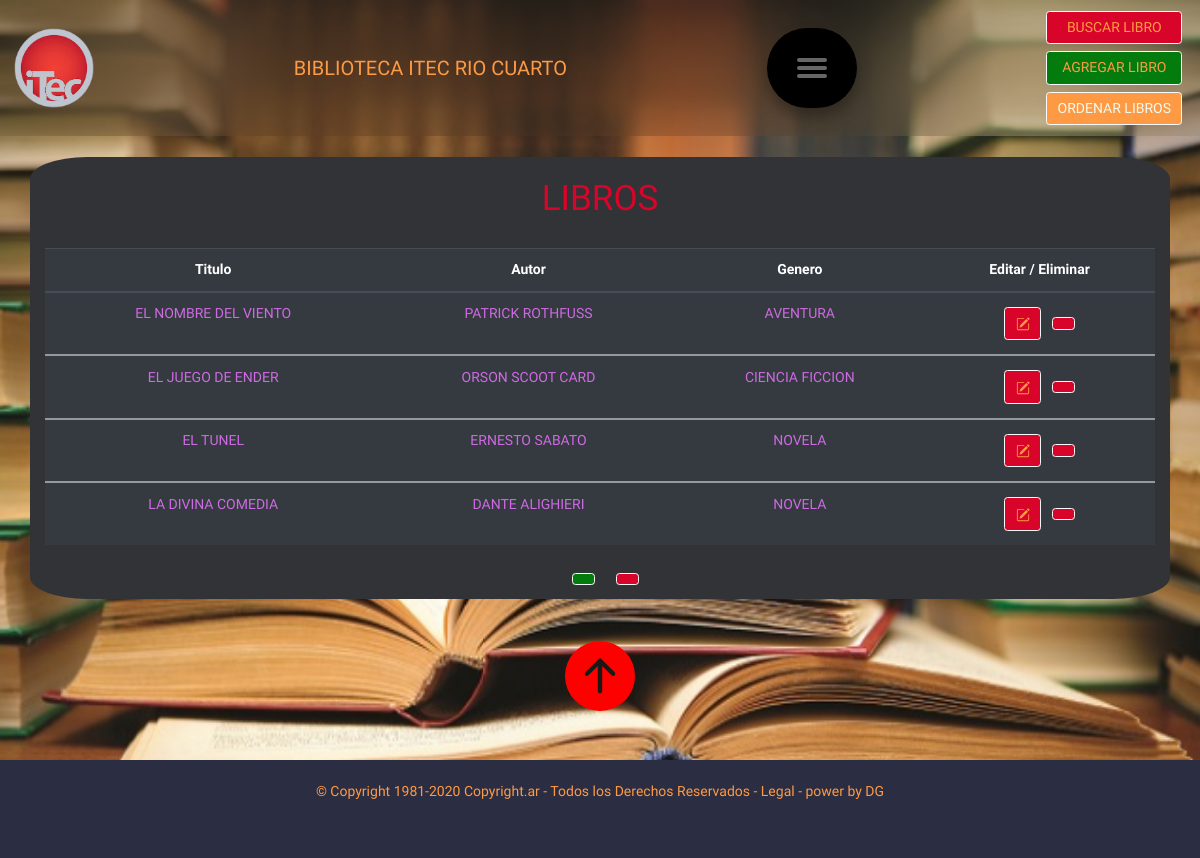
Page /libros on the committed database.
### database_setup.py (models this page shows, shortened)
class Libro(Base):
    __tablename__ = 'libro'
    id = Column(Integer, primary_key=True)
    titulo = Column(String(250), nullable=False)
    autor = Column(String(250), nullable=False)
    genero = Column(String(250))

### app.py (the view)
@app.route('/')
@app.route('/libros')
def mostrarLibros():
    libros = session.query(Libro).all()
    return render_template('libros.html', libros=libros)

### templates/libros.html (shortened to what this page needs)
<!DOCTYPE html>
<html lang="en">
<head>
    <link rel="stylesheet" href="https://stackpath.bootstrapcdn.com/bootstrap/4.5.2/css/bootstrap.min.css">
    <link rel="stylesheet" href="{{ url_for('static', filename='css/style.css') }}">
    <link rel="stylesheet" href="https://stackpath.bootstrapcdn.com/font-awesome/4.7.0/css/font-awesome.min.css">
</head>
<body>
  <nav class="navbar navbar-light blur">
    <img src="{{url_for('static', filename='img/itec.png')}}" width="80" height="80" class="d-inline-block align-top " alt="" loading="lazy">
    <p class="Righteous m-3" id="title">BIBLIOTECA ITEC RIO CUARTO</p>
    <div class="nav" id="titulo">
      <span></span>
      <span></span>
      <span></span>
    </div>
    <div class="d-flex flex-column">
      <button type="button" class="btn btn-light m-1 botones"><a href="{{url_for('buscarLibros')}}">BUSCAR LIBRO</a></button>
      <button type="button" class="btn btn-light m-1 botones verde"><a href="{{url_for('nuevoLibro')}}">AGREGAR LIBRO</a></button>
      <div class="dropdown">
        <button class="btn btn-light m-1 botones naranja" type="button" id="dropdownMenuButton" data-toggle="dropdown" aria-haspopup="true" aria-expanded="false">
          ORDENAR LIBROS
        </button>
      </div>
    </div>
  </nav>
  <br>
    <div class="container">
        <br>
        <h1>LIBROS</h1>
        <br>
        <div class="row">
          <div class="col-sm">
            <table class="table table-dark">
                <thead class="thead-dark">
                  <tr>
                    <th scope="col">Titulo</th>
                    <th scope="col">Autor</th>
                    <th scope="col">Genero</th>
                    <th scope="col">Editar / Eliminar</th>
                  </tr>
                </thead>
                {% for libro in libros %}
                <tbody>
                    <tr>
                        <td>{{libro.titulo}}</td>
                        <td>{{libro.autor}}</td>
                        <td>{{libro.genero}}</td>
                        <td>
                          <button type="button" class="btn btn-light m-1 botones"><a href="{{url_for('editarLibro', libro_id = libro.id )}}"></a></button>
                          <button type="button" class="btn btn-light m-1 botones"></button>
                        </td>
                    </tr>
                </tbody>
                {% endfor %}
              </table>
              <button type="button" class="btn btn-light m-3 botones verde" alt="Agregar Libro" > </button>
              <button type="button" class="btn btn-light m-1 botones"><a href="{{url_for('buscarLibros')}}"></a></button>
          </div>
        </div>
    </div >
    <br><br>
    <div class="float fixed">
      <a  href="#titulo">
      </a>
      </div>
      <br><br><br><br><br><br><br>
      <nav class="fixed-bottom footer">
        <br>
        <p>© Copyright 1981-2020 Copyright.ar - Todos los Derechos Reservados - Legal - power by DG</p>
        <br>
        <br>
    </nav>
</body>
</html>

### static/css/style.css (style rules this page uses)
:root { --red1-color:#d90429; --lila-color:#ce6ae2; --black1-color:#2b2d42; --black2-color:#403d39; --black3-color:#313337; --white1-color:#f9faf9; --white2-color:#F1FAEE; --green1-color:#06d6a0; --green2-color:#037c0d; --orange-color: #ff9a44; --salmon-color: #fc6076; --font1-font-family:'Righteous', cursive; --font3-font-family:'Monoton', cursive; --font4-font-family:'Jura', sans-serif; --font5-font-family:'Bungee Inline', cursive; --font6-font-family:'Nova Mono', monospace; --font7-font-family:'Star Jedi', arial; --normal:14px; --space:10px; --space-2:20px; }
.Righteous { font-family: var(--font1-font-family); font-size: 20px; }
body, html { height: 100%; background: url(../img/libro.jpg) no-repeat center center fixed; background-size: 100% 100%; text-align: center; color: var(--orange-color); font-size:var(--normal) ; font-family: var(--font1-font-family); }
.container { background-color: #313337; border-radius: 5%; }
.blur { backdrop-filter: blur(50px); }
h1 { color: var(--red1-color); }
td { color: var(--lila-color); }
a:link { text-decoration:none; color: var(--orange-color); text-align: center; }
.botones { background-color: var(--red1-color); color: var(--orange-color); }
.verde { background-color: var(--green2-color); color:var(--white2-color); }
.naranja { background-color: var(--orange-color); color:var(--white2-color); }
.footer { background-color:var(--black1-color); }
.nav, .menu { display: flex; justify-content: center; align-items: center; }
.nav { position: relative; background-color: rgb(0, 0, 0); padding: 20px; transition: 0.5s; border-radius: 50px; overflow: hidden; box-shadow: 0 10px 15px rgba(0,0,0,.3); }
.nav span { position: absolute; left: 30px; width: 30px; height: 4px; border-radius: 50px; background-color: #666; pointer-events: none; transition: 0.5s; }
.nav span:nth-child(2) { transform: translateY(-8px); }
.nav span:nth-child(3) { transform: translateY(8px); }

### rows in the picture
Libro: titulo "EL NOMBRE DEL VIENTO", autor "PATRICK ROTHFUSS", genero "AVENTURA"
Libro: titulo "EL JUEGO DE ENDER", autor "ORSON SCOOT CARD", genero "CIENCIA FICCION"
Libro: titulo "EL TUNEL", autor "ERNESTO SABATO", genero "NOVELA"
Libro: titulo "LA DIVINA COMEDIA", autor "DANTE ALIGHIERI", genero "NOVELA"
